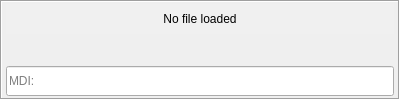
         <widget class="QFrame" name="frm_gcode">
          <property name="sizePolicy">
           <sizepolicy hsizetype="Preferred" vsizetype="Preferred">
            <horstretch>0</horstretch>
            <verstretch>0</verstretch>
           </sizepolicy>
          </property>
          <property name="minimumSize">
           <size>
            <width>400</width>
            <height>0</height>
           </size>
          </property>
          <property name="maximumSize">
           <size>
            <width>16777215</width>
            <height>16777215</height>
           </size>
          </property>
          <property name="frameShape">
           <enum>QFrame::Box</enum>
          </property>
          <property name="frameShadow">
           <enum>QFrame::Sunken</enum>
          </property>
          <layout class="QVBoxLayout" name="verticalLayout_6">
           <property name="spacing">
            <number>4</number>
           </property>
           <property name="leftMargin">
            <number>4</number>
           </property>
           <property name="topMargin">
            <number>2</number>
           </property>
           <property name="rightMargin">
            <number>4</number>
           </property>
           <property name="bottomMargin">
            <number>2</number>
           </property>
           <item>
            <widget class="StatusLabel" name="lbl_loaded_file">
             <property name="sizePolicy">
              <sizepolicy hsizetype="Preferred" vsizetype="Fixed">
               <horstretch>0</horstretch>
               <verstretch>0</verstretch>
              </sizepolicy>
             </property>
             <property name="minimumSize">
              <size>
               <width>0</width>
               <height>30</height>
              </size>
             </property>
             <property name="maximumSize">
              <size>
               <width>16777215</width>
               <height>30</height>
              </size>
             </property>
             <property name="styleSheet">
              <string notr="true">background: rgb(240,240,240);
border: none;
font: 12pt &quot;Lato Heavy&quot;;
color: black;</string>
             </property>
             <property name="frameShape">
              <enum>QFrame::Box</enum>
             </property>
             <property name="frameShadow">
              <enum>QFrame::Sunken</enum>
             </property>
             <property name="text">
              <string>No file loaded</string>
             </property>
             <property name="alignment">
              <set>Qt::AlignCenter</set>
             </property>
             <property name="filename_status" stdset="0">
              <bool>true</bool>
             </property>
             <property name="filepath_status" stdset="0">
              <bool>false</bool>
             </property>
            </widget>
           </item>
           <item>
            <widget class="GcodeEditor" name="gcode_viewer">
             <property name="sizePolicy">
              <sizepolicy hsizetype="Preferred" vsizetype="Preferred">
               <horstretch>0</horstretch>
               <verstretch>0</verstretch>
              </sizepolicy>
             </property>
             <property name="minimumSize">
              <size>
               <width>0</width>
               <height>0</height>
              </size>
             </property>
             <property name="maximumSize">
              <size>
               <width>16777215</width>
               <height>16777215</height>
              </size>
             </property>
             <property name="font">
              <font>
               <family>Lato</family>
               <pointsize>10</pointsize>
               <weight>75</weight>
               <bold>true</bold>
              </font>
             </property>
             <property name="auto_show_mdi_status" stdset="0">
              <bool>true</bool>
             </property>
             <property name="auto_show_manual_status" stdset="0">
              <bool>false</bool>
             </property>
            </widget>
           </item>
           <item>
            <widget class="MDILine" name="mdiline">
             <property name="sizePolicy">
              <sizepolicy hsizetype="Preferred" vsizetype="Fixed">
               <horstretch>0</horstretch>
               <verstretch>0</verstretch>
              </sizepolicy>
             </property>
             <property name="minimumSize">
              <size>
               <width>0</width>
               <height>30</height>
              </size>
             </property>
             <property name="maximumSize">
              <size>
               <width>16777215</width>
               <height>30</height>
              </size>
             </property>
             <property name="styleSheet">
              <string notr="true">MDILine {
    background: rgb(240,240,240);
    border: none;
    font: 10pt &quot;Lato Heavy&quot;;
    color: black;
}
</string>
             </property>
             <property name="placeholderText">
              <string>MDI: </string>
             </property>
             <property name="soft_keyboard_option" stdset="0">
              <bool>false</bool>
             </property>
            </widget>
           </item>
          </layout>
         </widget>
